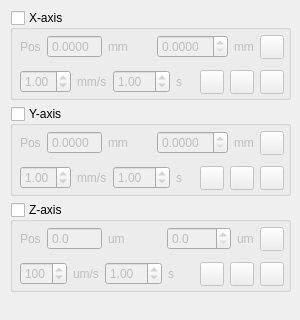
         <widget class="QWidget" name="tab_3">
          <attribute name="title">
           <string>High-prec. Stage</string>
          </attribute>
          <widget class="QWidget" name="verticalLayoutWidget_7">
           <property name="geometry">
            <rect>
             <x>10</x>
             <y>10</y>
             <width>281</width>
             <height>301</height>
            </rect>
           </property>
           <layout class="QVBoxLayout" name="verticalLayout_8">
            <item>
             <widget class="QGroupBox" name="xAxisHighBox">
              <property name="minimumSize">
               <size>
                <width>0</width>
                <height>90</height>
               </size>
              </property>
              <property name="title">
               <string>X-axis</string>
              </property>
              <property name="checkable">
               <bool>true</bool>
              </property>
              <property name="checked">
               <bool>false</bool>
              </property>
              <widget class="QWidget" name="verticalLayoutWidget_8">
               <property name="geometry">
                <rect>
                 <x>10</x>
                 <y>20</y>
                 <width>264</width>
                 <height>71</height>
                </rect>
               </property>
               <layout class="QVBoxLayout" name="verticalLayout_9">
                <item>
                 <layout class="QHBoxLayout" name="horizontalLayout_11">
                  <item>
                   <widget class="QLabel" name="label_29">
                    <property name="text">
                     <string>Pos</string>
                    </property>
                   </widget>
                  </item>
                  <item>
                   <widget class="QDoubleSpinBox" name="xAxisPosSpinBoxHigh">
                    <property name="readOnly">
                     <bool>true</bool>
                    </property>
                    <property name="buttonSymbols">
                     <enum>QAbstractSpinBox::NoButtons</enum>
                    </property>
                    <property name="decimals">
                     <number>4</number>
                    </property>
                   </widget>
                  </item>
                  <item>
                   <widget class="QLabel" name="label_30">
                    <property name="text">
                     <string>mm</string>
                    </property>
                   </widget>
                  </item>
                  <item>
                   <spacer name="horizontalSpacer_16">
                    <property name="orientation">
                     <enum>Qt::Horizontal</enum>
                    </property>
                    <property name="sizeHint" stdset="0">
                     <size>
                      <width>40</width>
                      <height>20</height>
                     </size>
                    </property>
                   </spacer>
                  </item>
                  <item>
                   <widget class="QDoubleSpinBox" name="xAxisDesSpinBoxHigh">
                    <property name="readOnly">
                     <bool>false</bool>
                    </property>
                    <property name="decimals">
                     <number>4</number>
                    </property>
                    <property name="maximum">
                     <double>15.000000000000000</double>
                    </property>
                   </widget>
                  </item>
                  <item>
                   <widget class="QLabel" name="label_31">
                    <property name="text">
                     <string>mm</string>
                    </property>
                   </widget>
                  </item>
                  <item>
                   <widget class="QPushButton" name="xAxisHighGotoButton">
                    <property name="minimumSize">
                     <size>
                      <width>24</width>
                      <height>24</height>
                     </size>
                    </property>
                    <property name="maximumSize">
                     <size>
                      <width>24</width>
                      <height>16777215</height>
                     </size>
                    </property>
                    <property name="text">
                     <string/>
                    </property>
                    <property name="icon">
                     <iconset resource="icons.qrc">
                      <normaloff>:/icons/icons8-go-100.png</normaloff>:/icons/icons8-go-100.png</iconset>
                    </property>
                    <property name="iconSize">
                     <size>
                      <width>20</width>
                      <height>20</height>
                     </size>
                    </property>
                   </widget>
                  </item>
                 </layout>
                </item>
                <item>
                 <layout class="QHBoxLayout" name="horizontalLayout_16">
                  <item>
                   <widget class="QDoubleSpinBox" name="xAxisSpeedSpinBoxHigh">
                    <property name="maximum">
                     <double>2.000000000000000</double>
                    </property>
                    <property name="singleStep">
                     <double>0.010000000000000</double>
                    </property>
                    <property name="value">
                     <double>1.000000000000000</double>
                    </property>
                   </widget>
                  </item>
                  <item>
                   <widget class="QLabel" name="label_32">
                    <property name="text">
                     <string>mm/s</string>
                    </property>
                   </widget>
                  </item>
                  <item>
                   <widget class="QDoubleSpinBox" name="xAxisTimeSpinBoxHigh">
                    <property name="value">
                     <double>1.000000000000000</double>
                    </property>
                   </widget>
                  </item>
                  <item>
                   <widget class="QLabel" name="label_33">
                    <property name="text">
                     <string>s</string>
                    </property>
                   </widget>
                  </item>
                  <item>
                   <spacer name="horizontalSpacer_21">
                    <property name="orientation">
                     <enum>Qt::Horizontal</enum>
                    </property>
                    <property name="sizeHint" stdset="0">
                     <size>
                      <width>40</width>
                      <height>20</height>
                     </size>
                    </property>
                   </spacer>
                  </item>
                  <item>
                   <widget class="QPushButton" name="xAxisHighLeftButton">
                    <property name="minimumSize">
                     <size>
                      <width>24</width>
                      <height>24</height>
                     </size>
                    </property>
                    <property name="maximumSize">
                     <size>
                      <width>24</width>
                      <height>16777215</height>
                     </size>
                    </property>
                    <property name="text">
                     <string/>
                    </property>
                    <property name="icon">
                     <iconset resource="icons.qrc">
                      <normaloff>:/icons/icons8-left-96.png</normaloff>:/icons/icons8-left-96.png</iconset>
                    </property>
                    <property name="iconSize">
                     <size>
                      <width>16</width>
                      <height>16</height>
                     </size>
                    </property>
                   </widget>
                  </item>
                  <item>
                   <widget class="QPushButton" name="xAxisHighHomeButton">
                    <property name="minimumSize">
                     <size>
                      <width>24</width>
                      <height>24</height>
                     </size>
                    </property>
                    <property name="maximumSize">
                     <size>
                      <width>24</width>
                      <height>16777215</height>
                     </size>
                    </property>
                    <property name="text">
                     <string/>
                    </property>
                    <property name="icon">
                     <iconset resource="icons.qrc">
                      <normaloff>:/icons/icons8-home-96.png</normaloff>:/icons/icons8-home-96.png</iconset>
                    </property>
                   </widget>
                  </item>
                  <item>
                   <widget class="QPushButton" name="xAxisHgihRightButton">
                    <property name="minimumSize">
                     <size>
                      <width>24</width>
                      <height>24</height>
                     </size>
                    </property>
                    <property name="maximumSize">
                     <size>
                      <width>24</width>
                      <height>16777215</height>
                     </size>
                    </property>
                    <property name="text">
                     <string/>
                    </property>
                    <property name="icon">
                     <iconset resource="icons.qrc">
                      <normaloff>:/icons/icons8-right-96.png</normaloff>:/icons/icons8-right-96.png</iconset>
                    </property>
                   </widget>
                  </item>
                 </layout>
                </item>
               </layout>
              </widget>
             </widget>
            </item>
            <item>
             <widget class="QGroupBox" name="yAxisHighBox">
              <property name="minimumSize">
               <size>
                <width>0</width>
                <height>90</height>
               </size>
              </property>
              <property name="title">
               <string>Y-axis</string>
              </property>
              <property name="checkable">
               <bool>true</bool>
              </property>
              <property name="checked">
               <bool>false</bool>
              </property>
              <widget class="QWidget" name="verticalLayoutWidget_9">
               <property name="geometry">
                <rect>
                 <x>10</x>
                 <y>20</y>
                 <width>264</width>
                 <height>71</height>
                </rect>
               </property>
               <layout class="QVBoxLayout" name="verticalLayout_10">
                <item>
                 <layout class="QHBoxLayout" name="horizontalLayout_17">
                  <item>
                   <widget class="QLabel" name="label_34">
                    <property name="text">
                     <string>Pos</string>
                    </property>
                   </widget>
                  </item>
                  <item>
                   <widget class="QDoubleSpinBox" name="yAxisPosSpinBoxHigh">
                    <property name="readOnly">
                     <bool>true</bool>
                    </property>
                    <property name="buttonSymbols">
                     <enum>QAbstractSpinBox::NoButtons</enum>
                    </property>
                    <property name="decimals">
                     <number>4</number>
                    </property>
                   </widget>
                  </item>
                  <item>
                   <widget class="QLabel" name="label_35">
                    <property name="text">
                     <string>mm</string>
                    </property>
                   </widget>
                  </item>
                  <item>
                   <spacer name="horizontalSpacer_22">
                    <property name="orientation">
                     <enum>Qt::Horizontal</enum>
                    </property>
                    <property name="sizeHint" stdset="0">
                     <size>
                      <width>40</width>
                      <height>20</height>
                     </size>
                    </property>
                   </spacer>
                  </item>
                  <item>
                   <widget class="QDoubleSpinBox" name="yAxisDesSpinBoxHigh">
                    <property name="readOnly">
                     <bool>false</bool>
                    </property>
                    <property name="decimals">
                     <number>4</number>
                    </property>
                    <property name="maximum">
                     <double>15.000000000000000</double>
                    </property>
                   </widget>
                  </item>
                  <item>
                   <widget class="QLabel" name="label_36">
                    <property name="text">
                     <string>mm</string>
                    </property>
                   </widget>
                  </item>
                  <item>
                   <widget class="QPushButton" name="yAxisHighGotoButton">
                    <property name="minimumSize">
                     <size>
                      <width>24</width>
                      <height>24</height>
                     </size>
                    </property>
                    <property name="maximumSize">
                     <size>
                      <width>24</width>
                      <height>16777215</height>
                     </size>
                    </property>
                    <property name="text">
                     <string/>
                    </property>
                    <property name="icon">
                     <iconset resource="icons.qrc">
                      <normaloff>:/icons/icons8-go-100.png</normaloff>:/icons/icons8-go-100.png</iconset>
                    </property>
                    <property name="iconSize">
                     <size>
                      <width>20</width>
                      <height>20</height>
                     </size>
                    </property>
                   </widget>
                  </item>
                 </layout>
                </item>
                <item>
                 <layout class="QHBoxLayout" name="horizontalLayout_18">
                  <item>
                   <widget class="QDoubleSpinBox" name="yAxisSpeedSpinBoxHigh">
                    <property name="maximum">
                     <double>2.000000000000000</double>
                    </property>
                    <property name="singleStep">
                     <double>0.010000000000000</double>
                    </property>
                    <property name="value">
                     <double>1.000000000000000</double>
                    </property>
                   </widget>
                  </item>
                  <item>
                   <widget class="QLabel" name="label_37">
                    <property name="text">
                     <string>mm/s</string>
                    </property>
                   </widget>
                  </item>
                  <item>
                   <widget class="QDoubleSpinBox" name="yAxisTimeSpinBoxHigh">
                    <property name="value">
                     <double>1.000000000000000</double>
                    </property>
                   </widget>
                  </item>
                  <item>
                   <widget class="QLabel" name="label_38">
                    <property name="text">
                     <string>s</string>
                    </property>
                   </widget>
                  </item>
                  <item>
                   <spacer name="horizontalSpacer_23">
                    <property name="orientation">
                     <enum>Qt::Horizontal</enum>
                    </property>
                    <property name="sizeHint" stdset="0">
                     <size>
                      <width>40</width>
                      <height>20</height>
                     </size>
                    </property>
                   </spacer>
                  </item>
                  <item>
                   <widget class="QPushButton" name="yAxisHighLeftButton">
                    <property name="minimumSize">
                     <size>
                      <width>24</width>
                      <height>24</height>
                     </size>
                    </property>
                    <property name="maximumSize">
                     <size>
                      <width>24</width>
                      <height>16777215</height>
                     </size>
                    </property>
                    <property name="text">
                     <string/>
                    </property>
                    <property name="icon">
                     <iconset resource="icons.qrc">
                      <normaloff>:/icons/icons8-left-96.png</normaloff>:/icons/icons8-left-96.png</iconset>
                    </property>
                    <property name="iconSize">
                     <size>
                      <width>16</width>
                      <height>16</height>
                     </size>
                    </property>
                   </widget>
                  </item>
                  <item>
                   <widget class="QPushButton" name="yAxisHighHomeButton">
                    <property name="minimumSize">
                     <size>
                      <width>24</width>
                      <height>24</height>
                     </size>
                    </property>
                    <property name="maximumSize">
                     <size>
                      <width>24</width>
                      <height>16777215</height>
                     </size>
                    </property>
                    <property name="text">
                     <string/>
                    </property>
                    <property name="icon">
                     <iconset resource="icons.qrc">
                      <normaloff>:/icons/icons8-home-96.png</normaloff>:/icons/icons8-home-96.png</iconset>
                    </property>
                   </widget>
                  </item>
                  <item>
                   <widget class="QPushButton" name="yAxisHighRightButton">
                    <property name="minimumSize">
                     <size>
                      <width>24</width>
                      <height>24</height>
                     </size>
                    </property>
                    <property name="maximumSize">
                     <size>
                      <width>24</width>
                      <height>16777215</height>
                     </size>
                    </property>
                    <property name="text">
                     <string/>
                    </property>
                    <property name="icon">
                     <iconset resource="icons.qrc">
                      <normaloff>:/icons/icons8-right-96.png</normaloff>:/icons/icons8-right-96.png</iconset>
                    </property>
                   </widget>
                  </item>
                 </layout>
                </item>
               </layout>
              </widget>
             </widget>
            </item>
            <item>
             <widget class="QGroupBox" name="zAxisHighBox">
              <property name="minimumSize">
               <size>
                <width>0</width>
                <height>90</height>
               </size>
              </property>
              <property name="title">
               <string>Z-axis</string>
              </property>
              <property name="checkable">
               <bool>true</bool>
              </property>
              <property name="checked">
               <bool>false</bool>
              </property>
              <widget class="QWidget" name="verticalLayoutWidget_10">
               <property name="geometry">
                <rect>
                 <x>10</x>
                 <y>20</y>
                 <width>264</width>
                 <height>71</height>
                </rect>
               </property>
               <layout class="QVBoxLayout" name="verticalLayout_11">
                <item>
                 <layout class="QHBoxLayout" name="horizontalLayout_19">
                  <item>
                   <widget class="QLabel" name="label_39">
                    <property name="text">
                     <string>Pos</string>
                    </property>
                   </widget>
                  </item>
                  <item>
                   <widget class="QDoubleSpinBox" name="zAxisPosSpinBoxHigh">
                    <property name="readOnly">
                     <bool>true</bool>
                    </property>
                    <property name="buttonSymbols">
                     <enum>QAbstractSpinBox::NoButtons</enum>
                    </property>
                    <property name="decimals">
                     <number>1</number>
                    </property>
                    <property name="maximum">
                     <double>10000.000000000000000</double>
                    </property>
                   </widget>
                  </item>
                  <item>
                   <widget class="QLabel" name="label_40">
                    <property name="text">
                     <string>um</string>
                    </property>
                   </widget>
                  </item>
                  <item>
                   <spacer name="horizontalSpacer_24">
                    <property name="orientation">
                     <enum>Qt::Horizontal</enum>
                    </property>
                    <property name="sizeHint" stdset="0">
                     <size>
                      <width>40</width>
                      <height>20</height>
                     </size>
                    </property>
                   </spacer>
                  </item>
                  <item>
                   <widget class="QDoubleSpinBox" name="zAxisDesSpinBoxHigh">
                    <property name="readOnly">
                     <bool>false</bool>
                    </property>
                    <property name="decimals">
                     <number>1</number>
                    </property>
                    <property name="maximum">
                     <double>5000.000000000000000</double>
                    </property>
                   </widget>
                  </item>
                  <item>
                   <widget class="QLabel" name="label_41">
                    <property name="text">
                     <string>um</string>
                    </property>
                   </widget>
                  </item>
                  <item>
                   <widget class="QPushButton" name="zAxisHighGotoButton">
                    <property name="minimumSize">
                     <size>
                      <width>24</width>
                      <height>24</height>
                     </size>
                    </property>
                    <property name="maximumSize">
                     <size>
                      <width>24</width>
                      <height>16777215</height>
                     </size>
                    </property>
                    <property name="text">
                     <string/>
                    </property>
                    <property name="icon">
                     <iconset resource="icons.qrc">
                      <normaloff>:/icons/icons8-go-100.png</normaloff>:/icons/icons8-go-100.png</iconset>
                    </property>
                    <property name="iconSize">
                     <size>
                      <width>20</width>
                      <height>20</height>
                     </size>
                    </property>
                   </widget>
                  </item>
                 </layout>
                </item>
                <item>
                 <layout class="QHBoxLayout" name="horizontalLayout_20">
                  <item>
                   <widget class="QDoubleSpinBox" name="zAxisSpeedSpinBoxHigh">
                    <property name="decimals">
                     <number>0</number>
                    </property>
                    <property name="maximum">
                     <double>300.000000000000000</double>
                    </property>
                    <property name="singleStep">
                     <double>3.000000000000000</double>
                    </property>
                    <property name="value">
                     <double>100.000000000000000</double>
                    </property>
                   </widget>
                  </item>
                  <item>
                   <widget class="QLabel" name="label_42">
                    <property name="text">
                     <string>um/s</string>
                    </property>
                   </widget>
                  </item>
                  <item>
                   <widget class="QDoubleSpinBox" name="zAxisTimeSpinBoxHigh">
                    <property name="value">
                     <double>1.000000000000000</double>
                    </property>
                   </widget>
                  </item>
                  <item>
                   <widget class="QLabel" name="label_43">
                    <property name="text">
                     <string>s</string>
                    </property>
                   </widget>
                  </item>
                  <item>
                   <spacer name="horizontalSpacer_25">
                    <property name="orientation">
                     <enum>Qt::Horizontal</enum>
                    </property>
                    <property name="sizeHint" stdset="0">
                     <size>
                      <width>40</width>
                      <height>20</height>
                     </size>
                    </property>
                   </spacer>
                  </item>
                  <item>
                   <widget class="QPushButton" name="zAxisHighLeftButton">
                    <property name="minimumSize">
                     <size>
                      <width>24</width>
                      <height>24</height>
                     </size>
                    </property>
                    <property name="maximumSize">
                     <size>
                      <width>24</width>
                      <height>16777215</height>
                     </size>
                    </property>
                    <property name="text">
                     <string/>
                    </property>
                    <property name="icon">
                     <iconset resource="icons.qrc">
                      <normaloff>:/icons/icons8-left-96.png</normaloff>:/icons/icons8-left-96.png</iconset>
                    </property>
                    <property name="iconSize">
                     <size>
                      <width>16</width>
                      <height>16</height>
                     </size>
                    </property>
                   </widget>
                  </item>
                  <item>
                   <widget class="QPushButton" name="zAxisHighHomeButton">
                    <property name="minimumSize">
                     <size>
                      <width>24</width>
                      <height>24</height>
                     </size>
                    </property>
                    <property name="maximumSize">
                     <size>
                      <width>24</width>
                      <height>16777215</height>
                     </size>
                    </property>
                    <property name="text">
                     <string/>
                    </property>
                    <property name="icon">
                     <iconset resource="icons.qrc">
                      <normaloff>:/icons/icons8-home-96.png</normaloff>:/icons/icons8-home-96.png</iconset>
                    </property>
                   </widget>
                  </item>
                  <item>
                   <widget class="QPushButton" name="zAxisHighRightButton">
                    <property name="minimumSize">
                     <size>
                      <width>24</width>
                      <height>24</height>
                     </size>
                    </property>
                    <property name="maximumSize">
                     <size>
                      <width>24</width>
                      <height>16777215</height>
                     </size>
                    </property>
                    <property name="text">
                     <string/>
                    </property>
                    <property name="icon">
                     <iconset resource="icons.qrc">
                      <normaloff>:/icons/icons8-right-96.png</normaloff>:/icons/icons8-right-96.png</iconset>
                    </property>
                   </widget>
                  </item>
                 </layout>
                </item>
               </layout>
              </widget>
             </widget>
            </item>
            <item>
             <spacer name="verticalSpacer_3">
              <property name="orientation">
               <enum>Qt::Vertical</enum>
              </property>
              <property name="sizeHint" stdset="0">
               <size>
                <width>20</width>
                <height>40</height>
               </size>
              </property>
             </spacer>
            </item>
           </layout>
          </widget>
         </widget>
